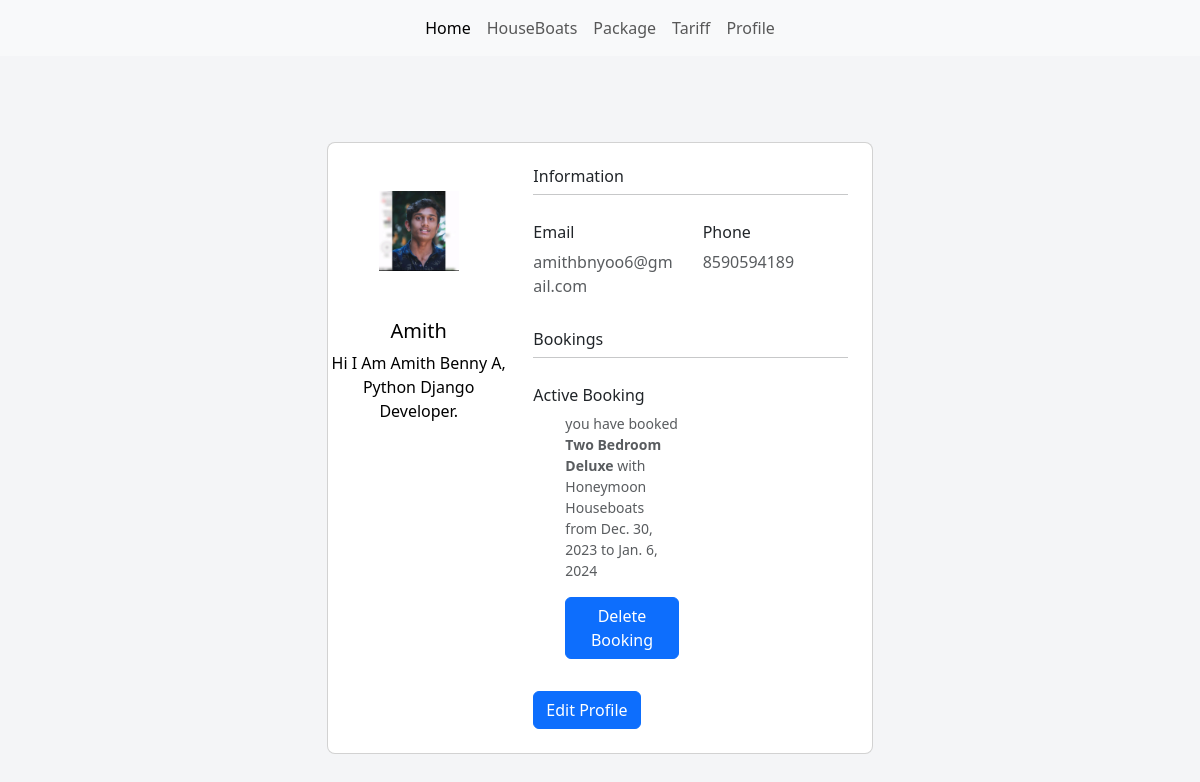
Before: /test/profile (signed in) with the older database file.
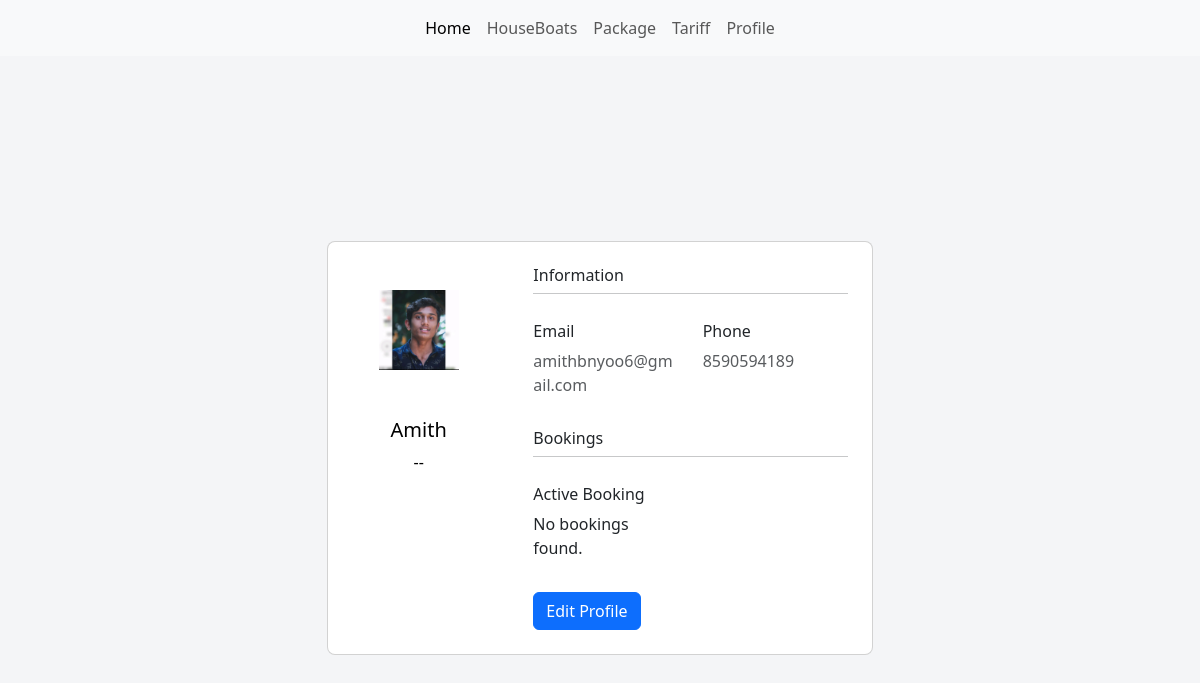
After: the same page with the newer database file.
### imagetst/models.py (models this page shows, shortened)
class Profile(models.Model):
    user = models.OneToOneField(User,on_delete=models.CASCADE,null=True)
    name = models.CharField(max_length=100,null=True)
    bio = models.TextField(null=True)
    email = models.EmailField(null=True)
    phone = models.IntegerField(null=True)
    profile_image = models.ImageField(null=True,upload_to='slide_img')

class BoatBooking(models.Model):
    user = models.ForeignKey(User,on_delete=models.CASCADE,null=True)
    houseboat = models.ForeignKey(HouseBoat, on_delete=models.CASCADE,null=True)
    package = models.ForeignKey(Package, on_delete=models.CASCADE,null=True)
    check_in_date = models.DateField(null=True)
    check_out_date = models.DateField(null=True)
    rooms = models.PositiveSmallIntegerField(null=True,default=1)
    email = models.EmailField(null=True)

class HouseBoat(models.Model):
    title = models.CharField(choices=HOUSEBOATS, max_length=150,default=None)
    image = models.ImageField(upload_to='slide_img', null= True)
    price = models.IntegerField(blank=True)
    description = models.TextField(null= True,blank=True)
    main_des = models.TextField(null= True,blank=True)
    about_destination = models.TextField(null= True,blank=True)
    quick_facts = models.TextField(null= True,blank=True)
    def __str__(self):
        return self.title

class Package(models.Model):
    image = models.ImageField(upload_to='slide_img', null=True)
    title = models.CharField(max_length=150)
    description = models.TextField(null= True,blank=True)
    main_des = models.TextField(null= True,blank=True)
    about_destination = models.TextField(null= True,blank=True)
    quick_facts = models.TextField(null= True,blank=True)
    def __str__(self):
        return self.title

### imagetst/views.py (the view)
# urls.py: path('profile',views.profile,name='profile'),
@login_required
def profile(request):
    user = request.user
    profile = Profile.objects.get(user=user)
    booking = BoatBooking.objects.filter(user=request.user)
    return render(request,'profile.html',{'profile':profile,'booking':booking})

### template/profile.html (shortened to what this page needs)
{% load static %}
<!DOCTYPE html>
<html lang="en">
<head>
    <link href="https://cdn.jsdelivr.net/npm/bootstrap@5.3.2/dist/css/bootstrap.min.css" rel="stylesheet">
</head>
<header>
    <nav class="navbar navbar-expand-lg navbar-light bg-body-tertiary">
        <div class="container-fluid">
          <div
            class="collapse navbar-collapse justify-content-center"
            id="navbarCenteredExample"
          >
            <ul class="navbar-nav mb-2 mb-lg-0">
              <li class="nav-item">
                <a class="nav-link active" aria-current="page" href="{% url 'home' %}">Home</a>
              </li>
              <li class="nav-item">
                <a class="nav-link" href="{% url 'houseboat' %}">HouseBoats</a>
              </li>
              <li class="nav-item">
                <a class="nav-link" href="{% url 'package' %}">Package</a>
              </li>
              <li class="nav-item">
                <a class="nav-link" href="{% url 'tariff' %}">Tariff</a>
              </li>
              <li class="nav-item">
                <a class="nav-link" href="{% url 'profile' %}">Profile</a>
              </li>
          </div>
        </div>
      </nav>
</header>
<body>
    <section class="vh-100" style="background-color: #f4f5f7;">
        <div class="container py-5 h-100">
          <div class="row d-flex justify-content-center align-items-center h-100">
            <div class="col col-lg-6 mb-4 mb-lg-0">
              <div class="card mb-3" style="border-radius: .5rem;">
                <div class="row g-0">
                  <div class="col-md-4 gradient-custom text-center text-white"
                    style="border-top-left-radius: .5rem; border-bottom-left-radius: .5rem;">
                    <img src="/test/{{profile.profile_image}}"
                      alt="Avatar" class="img-fluid my-5" style="width: 80px;" />
                    <h5 style="color: black; text-transform: capitalize;">{{profile.user}}</h5>
                    <p style="color: black; text-transform: capitalize;">{{profile.bio}}</p>
                  </div>
                  <div class="col-md-8">
                    <div class="card-body p-4">
                      <h6>Information</h6>
                      <hr class="mt-0 mb-4">
                      <div class="row pt-1">
                        <div class="col-6 mb-3">
                          <h6>Email</h6>
                          <p class="text-muted">{{profile.email}}</p>
                        </div>
                        <div class="col-6 mb-3">
                          <h6>Phone</h6>
                          <p class="text-muted">{{profile.phone}}</p>
                        </div>
                      </div>
                      <h6>Bookings</h6>
                      <hr class="mt-0 mb-4">
                      <div class="row pt-1">
                        <div class="col-6 mb-3">
                          <h6>Active Booking</h6>
                            {% if booking %}
                                <ul>
                                    {% for i in booking %}
                                    <p class="text-muted" style="font-size: 14px;">you have booked <span style="font-weight: bold;">{{i.houseboat}} </span>with <span>{{i.package}}</span> from <span>{{i.check_in_date}}</span> to <span>{{i.check_out_date}}</span></p>
                                    <a class="btn btn-primary" href="{% url 'delete' i.id %}" role="button">Delete Booking</a>
                                    {% endfor %}
                                </ul>
                            {% else %}
                                <p>No bookings found.</p>
                            {% endif %}
                        </div>
                      </div>
                      <a class="btn btn-primary" href="{% url 'update' profile.id %}" role="button">Edit Profile</a>
                    </div>
                  </div>
                </div>
              </div>
            </div>
          </div>
        </div>
    </section>
</body>
</html>

Changed rows visible on the page:
removed BoatBooking: houseboat "Two Bedroom Deluxe", package "Honeymoon Houseboats", check_in_date "Dec. 30, 2023", check_out_date "Jan. 6, 2024"
changed Profile "amithbnyoo6@gmail.com": bio "Hi I Am Amith Benny A, Python Django Developer." → "--"
Other visible differences:
text now shown: "No bookings found."
